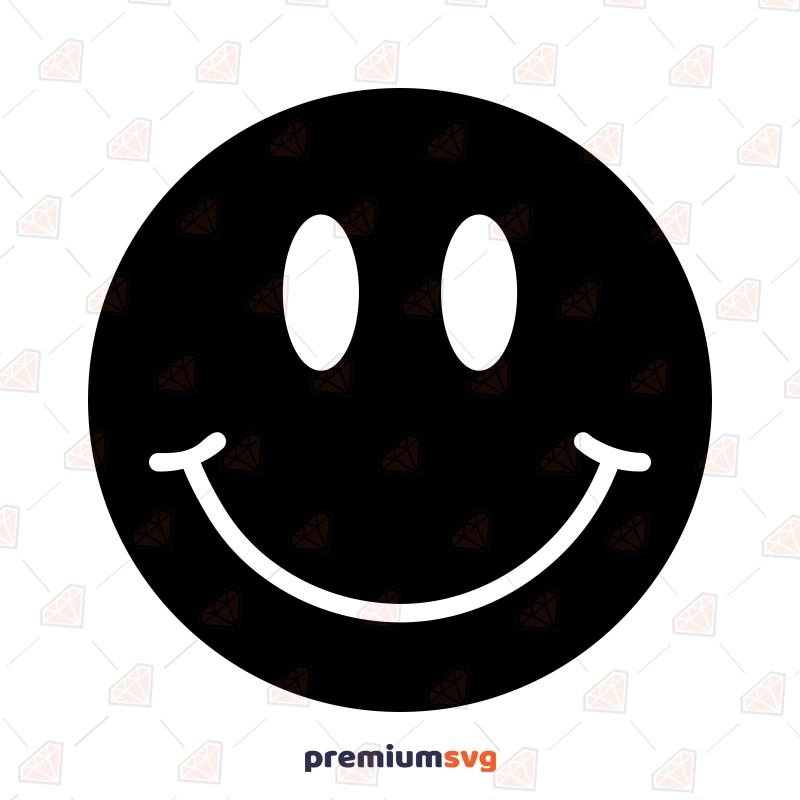
#> input picture code/images/smile-inv.webp, 800 x 800 px
$ python imagepreprocess.py
#> lines starting #> are read from the running program, lines starting #| are printed output that depends on the picture
import os
from PIL import Image
import numpy as np

pixelAspectRatio = 1.25
maxSize = (130/pixelAspectRatio, 60)
maxW, maxH = maxSize

im = Image.open(os.path.dirname(os.path.abspath(__file__))+'/images/smile-inv.webp').convert('L')
print ("input image:",im.format, im.size, im.mode)
#| input image: None (800, 800) L
(inW, inH) = im.size
#> inW = 800; inH = 800

scale = min(maxW/inW, maxH/inH)
#> scale = 0.075
#print(scale)

newW = int(inW*scale*pixelAspectRatio)
#> newW = 75
newH = int(inH*scale)
#> newH = 60
print("output dimensions:",(newW, newH))
#| output dimensions: (75, 60)
#im.thumbnail(maxSize)
im = im.resize((newW, newH))
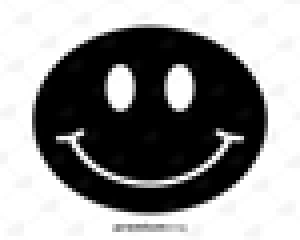
#> im: PIL image 75x60 L (shown 4 times larger); min 0, max 255, mean 144.7
im.save(os.path.dirname(os.path.abspath(__file__))+"/images/small.jpg", "JPEG") #save sample image (8 bit greyscale)
print("8-bit preview saved to /images/small.jpg")
#im.show()
arr = np.asarray(im) >> 6  # convert to 2 bit greyscale that the glowclock framebuffer uses
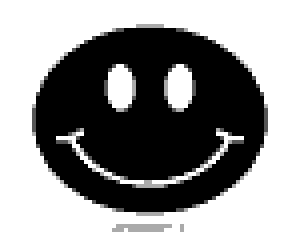
#> arr: shape (60, 75) (shown 4 times larger); min 0, max 3, mean 1.71; drawn with min black and max white

np.set_printoptions(threshold=np.inf)
#print(np.array2string(arr, separator=', '))

with open (os.path.dirname(os.path.abspath(__file__))+'/lib/image.py','w', encoding='utf-8') as f:
	f.write("img = "+np.array2string(arr, separator=', '))

print("image saved to /lib/image.py")
print("copy image.py to glowclock's filesystem to use")
